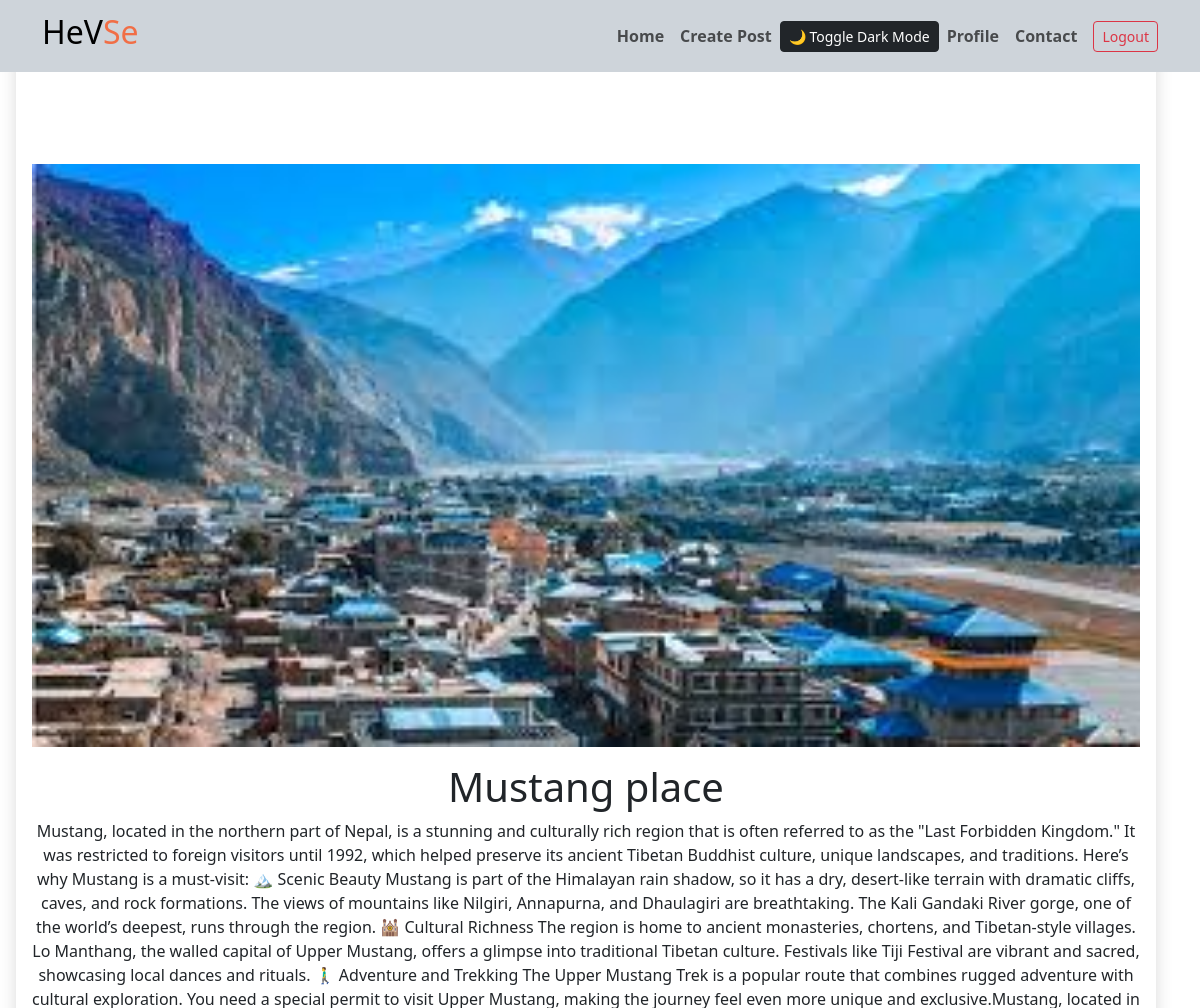
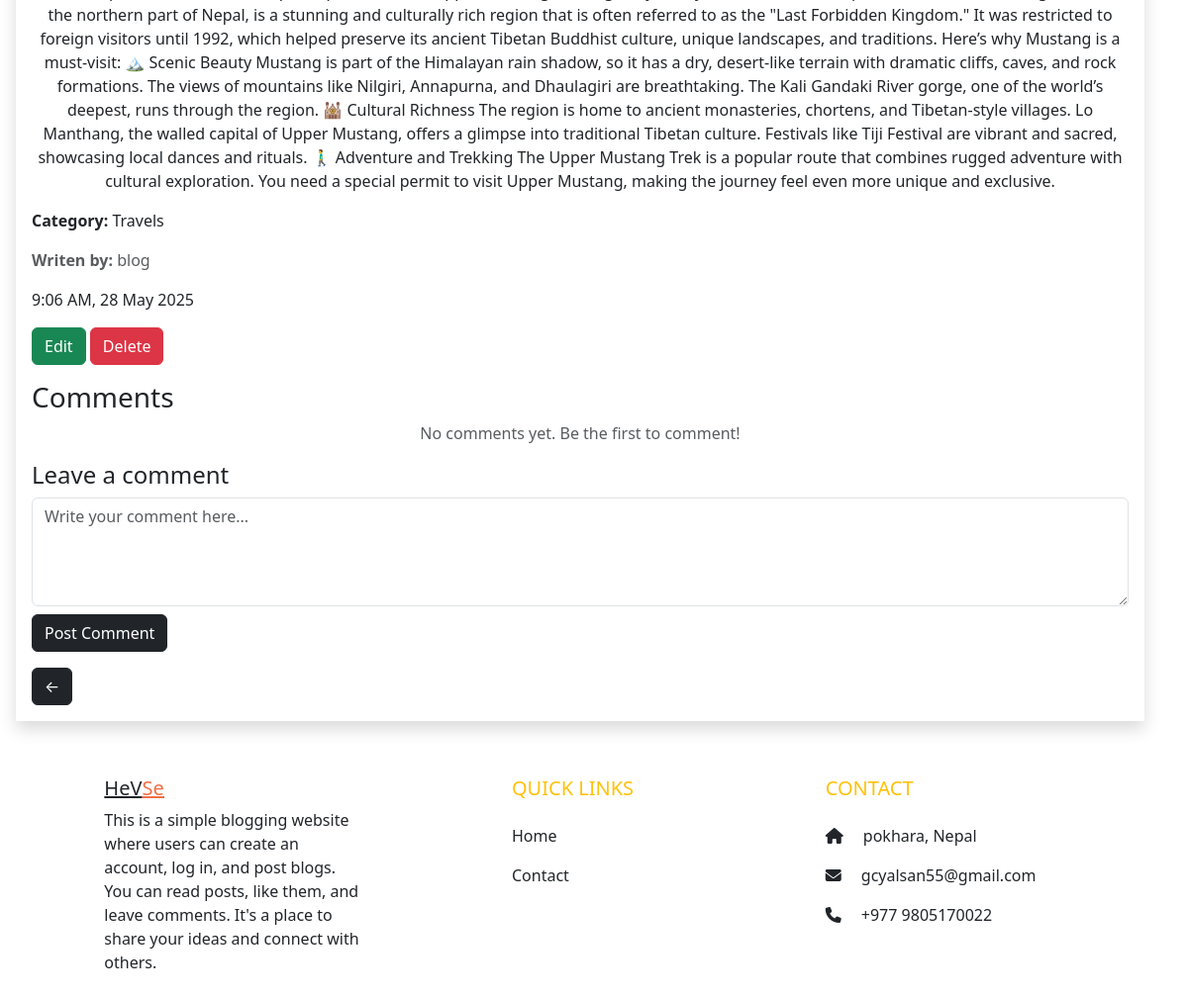
/article/41/ (signed in), run on the app's committed database (2 pictures, top to bottom).
### blog/models.py (models this page shows, shortened)
class Article(models.Model):
    title = models.CharField(max_length=200)
    content = models.TextField()
    author = models.ForeignKey(User, on_delete=models.CASCADE)
    date = models.DateTimeField(auto_now_add=True)
    image = models.ImageField(upload_to='blog_images/', blank=True, null=True)
    category = models.ForeignKey(Category, on_delete=models.CASCADE, related_name='Article')
    likes = models.ManyToManyField(User, related_name='liked_articles', blank=True)

class Category(models.Model):
    name =models.CharField(max_length=100)
    def __str__(self):
        return self.name

### blog/views.py (the view)
# urls.py: path('article/<int:pk>/', views.article_detail, name='article_detail'),
def article_detail(request, pk):
    article = get_object_or_404(Article, pk=pk)
    is_author = request.user.is_authenticated and request.user == article.author
    comments = article.comments.all().order_by('-date_posted')
    if request.method == "POST":
        if is_author and request.headers.get('x-requested-with') == 'XMLHttpRequest':
            if request.POST.get('delete'):
                article.delete()
                return JsonResponse({'status': 'deleted'})
            form = ArticleForm(request.POST, instance=article)
            if form.is_valid():
                form.save()
                return JsonResponse({'status': 'success'})
            else:
                return JsonResponse({'status': 'error', 'errors': form.errors})
        elif request.user.is_authenticated:
            comment_content = request.POST.get('comment', '').strip()
            parent_id = request.POST.get('parent_id')
            if comment_content:
                parent_comment = None
                if parent_id:
                    try:
                        parent_comment = Comment.objects.get(id=parent_id, article=article)
                    except Comment.DoesNotExist:
                        parent_comment = None
                if parent_comment and request.user == article.author:
                    Comment.objects.create(
                        article=article,
                        author=request.user,
                        content=comment_content,
                        parent=parent_comment
                    )
                elif not parent_comment:
                    Comment.objects.create(
                        article=article,
                        author=request.user,
                        content=comment_content
                    )
                return redirect('article_detail', pk=pk)
    else:
        form = ArticleForm(instance=article) if is_author else None
    return render(request, 'article_detail.html', {
        'article': article,
        'form': form,
        'is_author': is_author,
        'comments': comments
    })

### blog/forms.py
class ArticleForm(forms.ModelForm):
    class Meta:
        model = Article
        fields = ['title', 'content', 'category']

### Templates/article_detail.html (shortened to what this page needs)
{% load static %}
 <!DOCTYPE html>
<html lang="en">
<head>
  <link href="https://cdn.jsdelivr.net/npm/bootstrap@5.3.0/dist/css/bootstrap.min.css" rel="stylesheet" />
 <link rel="stylesheet" href='{% static 'style.css' %}'>
</head>
<body>
<div>
 {%include 'header.html'%}
<section class="d-flex">
  <div class="container mt-5 m-3 shadow p-3 mb-4 bg-white">
    <div id="viewContent">
      <div class="#">
        {% if article.image %}
          <img src="{{ article.image.url }}" alt="Post Image" class="" style="width: 100%; margin-top:100px">
        {% endif %}
      </div>
      <h1 class=" text-center mt-3">{{ article.title }}</h1>
      <p class=" text-center">{{ article.content }}</p>
      <p class=""><strong>Category: </strong> {{ article.category.name }}</p>
      <p class="text-muted color-black "><strong> Writen by:</strong> {{ article.author }}</p>
 <p>
      {% load tz %}
          {% timezone "Asia/Kathmandu" %}
            {{ article.date|date:"g:i A, d M Y" }}
          {% endtimezone %}
        </p>
      {% if user == article.author %}
        <button class="btn btn-success " onclick="toggleEdit()">Edit</button>
        <button type="button" class="btn btn-danger" data-bs-toggle="modal" data-bs-target="#deleteModal">Delete</button>
      {% endif %}
    </div>
<h3>Comments</h3>
<div class="comments-list">
  {% for comment in comments %}
    {% if not comment.parent %}
      <div class="mb-3 ">
        <div class="card-body">
          <div class="d-flex justify-content-between align-items-start">
            <div>
              <h6 class="card-title mb-1">{{ comment.author.username }}</h6>
              <p class="card-text mb-1">{{ comment.content }}</p>
              <small class="text-muted">{{ comment.date_posted|date:"d M Y H:i" }}</small>
            </div>
            {% if user == comment.author %}
              <form method="POST" action="{% url 'delete_comment' comment.id %}" class="ms-3">
                {% csrf_token %}
                <button type="submit" class="btn btn-sm btn-danger" onclick="return confirm('Delete this comment?');">
                  Delete
                </button>
              </form>
            {% endif %}
          </div>
          <hr>
          {% if user.is_authenticated %}
            <button class="btn btn-sm btn-link p-0 mt-2 reply-toggle" data-comment-id="{{ comment.id }}">
              Reply
            </button>
            <form method="POST" action="" class="reply-form mt-2" id="reply-form-{{ comment.id }}" style="display:none;">
              {% csrf_token %}
              <textarea name="comment" rows="2" class="form-control mb-2" placeholder="Write your reply..."></textarea>
              <div class="d-flex justify-content-end">
                <button type="submit" class="btn btn-sm btn-primary">Post Reply</button>
              </div>
            </form>
          {% endif %}
          <div class="replies mt-3 ps-4 ">
            {% for reply in comment.replies.all %}
              <div class="card mb-2 reply-card">
                <div class="card-body">
                  <div class="d-flex justify-content-between align-items-start">
                    <div>
                      <h6 class="card-title mb-1">{{ reply.author.username }}</h6>
                      <p class="card-text mb-1">{{ reply.content }}</p>
                      <small class="text-muted">{{ reply.date_posted|date:"d M Y H:i" }}</small>
                    </div>
                    {% if user == reply.author %}
                      <form method="POST" action="{% url 'delete_comment' reply.id %}" class="ms-3">
                        {% csrf_token %}
                        <button type="submit" class="btn btn-sm " onclick="return confirm('Delete this reply?');">
                          Delete
                        </button>
                      </form>
                    {% endif %}
                  </div>
                  {% if user.is_authenticated %}
                    <button class="btn btn-sm btn-link p-0 mt-2 reply-toggle" data-comment-id="{{ reply.id }}">
                      Reply
                    </button>
                    <form method="POST" action="" class="reply-form mt-2" id="reply-form-{{ reply.id }}" style="display:none;">
                      {% csrf_token %}
                      <textarea name="comment" rows="2" class="form-control mb-2" placeholder="Write your reply..."></textarea>
                      <div class="d-flex justify-content-end">
                        <button type="submit" class="btn btn-sm btn-primary">Post Reply</button>
                      </div>
                    </form>
                  {% endif %}
                </div>
              </div>
            {% endfor %}
          </div>
        </div>
      </div>
    {% endif %}
  {% empty %}
    <p class="text-center text-muted">No comments yet. Be the first to comment!</p>
  {% endfor %}
</div>
{% if user.is_authenticated %}
  <h4>Leave a comment</h4>
  <form method="POST" action="">
    <textarea name="comment" rows="4" class="form-control" placeholder="Write your comment here..."></textarea>
    <button type="submit" class="btn btn-dark mt-2">Post Comment</button>
  </form>
{% else %}
  <p><a href="{% url 'login' %}?next={{ request.path }}">Log in</a> to leave a comment.</p>
{% endif %}
    <a href="{% url 'homepage' %}" class="btn	 btn-dark mt-3">← </a>
  </div>
</section>
</div>
  {% include "footer.html" %}
</body>
</html>

### data on the page
Article: image (picture), title "Mustang place", content "Mustang, located in the northern part of Nepal, is a stunning and culturally rich region that is often referred to as the \"Last Forbidden Kingdom.\" It was restricted to foreign visitors until 1992, which helped preserve its ancient Tibetan Buddhist culture, unique landscapes, and traditions. Here’s why Mustang is a must-visit: 🏔️ Scenic Beauty Mustang is part of the Himalayan rain shadow, so it has a dry, desert-like terrain with dramatic cliffs, caves, and rock formations. The views of mountains like Nilgiri, Annapurna, and Dhaulagiri are breathtaking. The Kali Gandaki River gorge, one of the world’s deepest, runs through the region. 🕍 Cultural Richness The region is home to ancient…", category.name "Travels", author "blog", date "9:06 AM, 28 May 2025"
